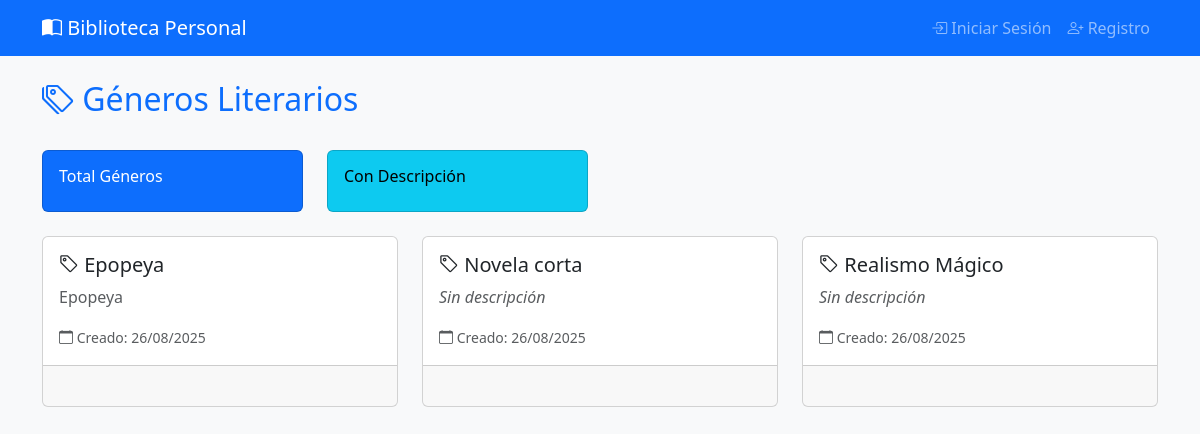
The page /genres/ on the database its author committed.
### migrationsdb/models.py (models this page shows, shortened)
class Genre(models.Model):
    id = models.BigAutoField(primary_key=True)
    name = models.CharField(max_length=50, unique=True, verbose_name='Género')
    description = models.TextField(blank=True, verbose_name='Descripción')
    created_at = models.DateTimeField(auto_now_add=True)

### migrationsdb/views.py (the view)
# urls.py: path('genres/', views.list_genres, name='list_genres'),
def list_genres(request):
    genres = Genre.objects.all().order_by('name')
    return render(request, 'migrationsdb/genres_list.html', {'genres': genres})

### templates/migrationsdb/genres_list.html (shortened to what this page needs)
{% extends 'migrationsdb/base.html' %}
{% load widget_tweaks %}
{% block content %}
<div class="d-flex justify-content-between align-items-center mb-4">
    <h2 class="text-primary">
        <i class="bi bi-tags"></i> Géneros Literarios
    </h2>
</div>
<div class="row mb-4">
    <div class="col-md-6 col-lg-3">
        <div class="card text-bg-primary">
            <div class="card-body">
                <h6 class="card-title">Total Géneros</h6>
            </div>
        </div>
    </div>
    <div class="col-md-6 col-lg-3">
        <div class="card text-bg-info">
            <div class="card-body">
                <h6 class="card-title">Con Descripción</h6>
            </div>
        </div>
    </div>
</div>
<div class="row">
    {% for genre in genres %}
    <div class="col-md-6 col-lg-4 mb-3">
        <div class="card h-100">
            <div class="card-body">
                <h5 class="card-title">
                    <i class="bi bi-tag"></i> {{ genre.name }}
                </h5>
                <p class="card-text text-muted">
                    {% if genre.description %}
                        {{ genre.description|truncatewords:15 }}
                    {% else %}
                        <em>Sin descripción</em>
                    {% endif %}
                </p>
                <small class="text-muted">
                    <i class="bi bi-calendar"></i> Creado: {{ genre.created_at|date:"d/m/Y" }}
                </small>
            </div>
            <div class="card-footer">
            </div>
        </div>
    </div>
    {% endfor %}
</div>
{% endblock %}

### rows shown on the page
Genre: name "Epopeya", description "Epopeya", created_at "26/08/2025"
Genre: name "Novela corta", description "Sin descripción", created_at "26/08/2025"
Genre: name "Realismo Mágico", description "Sin descripción", created_at "26/08/2025"
